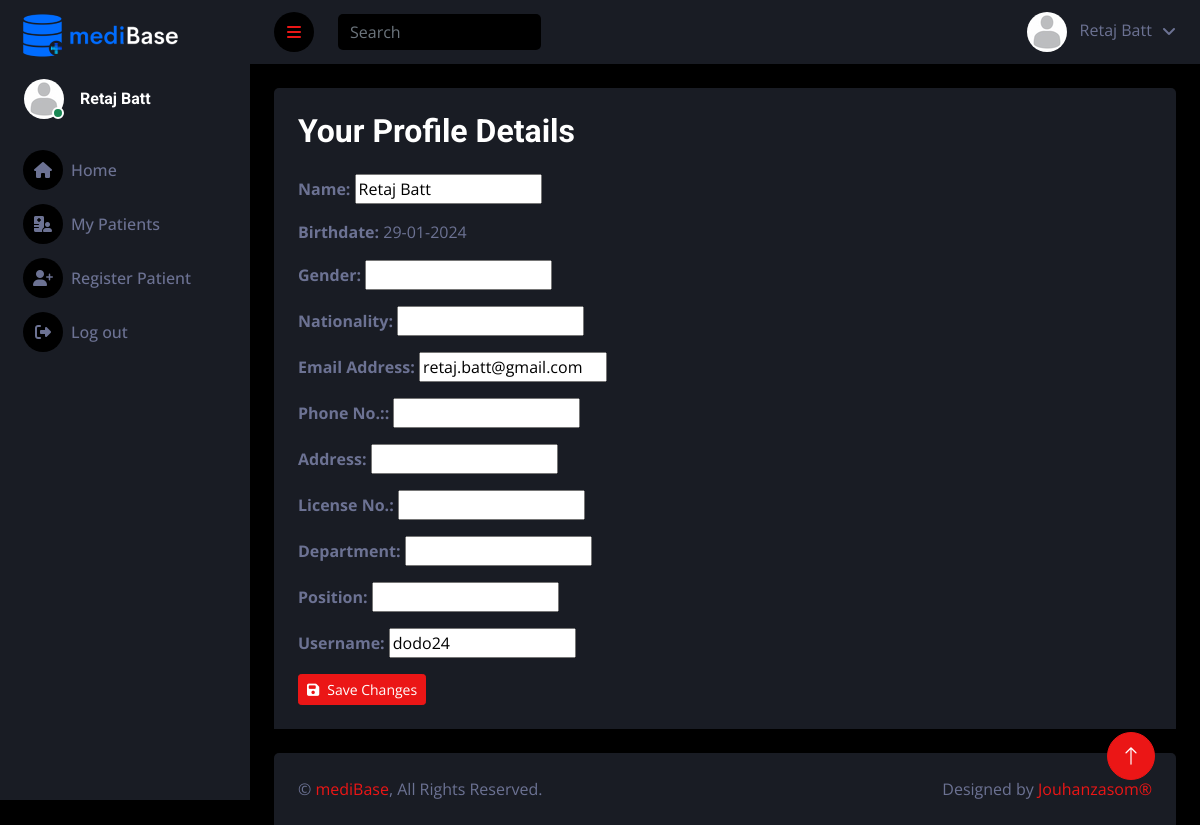
The page /mediBase-Portal/my-profile.php (signed in) on the database its author committed.
### tables this page shows
CREATE TABLE `doctors` (
  `id` int(11) NOT NULL,
  `name` varchar(50) NOT NULL,
  `birth_date` date DEFAULT NULL,
  `gender` enum('female','male','other','') DEFAULT NULL,
  `nationality` varchar(25) DEFAULT NULL,
  `address` varchar(75) DEFAULT NULL,
  `mobile_phone` varchar(25) DEFAULT NULL,
  `email` varchar(50) NOT NULL,
  `license_no` varchar(10) DEFAULT NULL,
  `department` varchar(50) DEFAULT NULL,
  `position` varchar(30) DEFAULT NULL,
  `username` varchar(25) NOT NULL,
  `password` char(255) NOT NULL
);

### mediBase-Portal/my-profile.php (the view, shortened to what this page needs)
<?php
include("../connection.php");
if (isset($_SESSION["loggedin"]) && $_SESSION["loggedin"] === true) {
    $doctor_id = $_SESSION["id"];
}
$name_sql = "SELECT name, department FROM doctors WHERE id = $doctor_id";
$name_result = $conn->query($name_sql);
if ($name_result && $name_result->num_rows > 0) {
    $row = $name_result->fetch_assoc();
    $doctor_name = $row["name"];
}
$doc_sql = "SELECT * FROM `doctors` WHERE id = $doctor_id";
$doc_result = mysqli_query($conn, $doc_sql);
if ($doctor_info = mysqli_fetch_assoc($doc_result)) {
    $doctor_info = $doctor_info;
}
?>
<!DOCTYPE html>
<html lang="en">
<head>
    <link href="https://cdnjs.cloudflare.com/ajax/libs/font-awesome/6.5.1/css/all.min.css" rel="stylesheet">
    <link href="https://cdn.jsdelivr.net/npm/bootstrap-icons@1.4.1/font/bootstrap-icons.css" rel="stylesheet">
    <link href="lib/owlcarousel/assets/owl.carousel.min.css" rel="stylesheet">
    <link href="lib/tempusdominus/css/tempusdominus-bootstrap-4.min.css" rel="stylesheet" />
    <link href="css/bootstrap.min.css" rel="stylesheet">
    <link href="css/style.css" rel="stylesheet">
</head>
<body>
    <div class="container-fluid position-relative d-flex p-0">
        <div class="sidebar pe-4 pb-3">
            <nav class="navbar bg-secondary navbar-dark">
                <a href="index.php" class="navbar-brand mx-4 mb-3">
                    <img src="img/logo.png" alt="mediBase logo" style="margin-left: -5%;">
                </a>
                <div class="d-flex align-items-center ms-4 mb-4">
                    <div class="position-relative">
                        <img class="rounded-circle" src="img/user.jpg" alt="" style="width: 40px; height: 40px;">
                        <div class="bg-success rounded-circle border border-2 border-white position-absolute end-0 bottom-0 p-1"></div>
                    </div>
                    <div class="ms-3">
                        <h6 class="mb-0"><?php echo $doctor_name; ?></h6>
                    </div>
                </div>
                <div class="navbar-nav w-100">
                    <a href="index.php" class="nav-item nav-link"><i class="fa fa-house me-2"></i>Home</a>
                    <a href="patients.php" class="nav-item nav-link"><i class="fa fa-hospital-user me-2"></i>My Patients</a>
                    <a href="patient-registration.php" class="nav-item nav-link"><i class="fa fa-user-plus me-2"></i>Register Patient</a>
                    <a href="signin.php" class="nav-item nav-link"><i class="fa fa-right-from-bracket me-2"></i>Log out</a>
                </div>
            </nav>
        </div>
        <div class="content">
            <nav class="navbar navbar-expand bg-secondary navbar-dark sticky-top px-4 py-0">
                <a href="#" class="sidebar-toggler flex-shrink-0">
                    <i class="fa fa-bars"></i>
                </a>
                <form class="d-none d-md-flex ms-4">
                    <input class="form-control bg-dark border-0" type="search" placeholder="Search">
                </form>
                <div class="navbar-nav align-items-center ms-auto">
                    <div class="nav-item dropdown">
                        <a href="#" class="nav-link dropdown-toggle" data-bs-toggle="dropdown">
                            <img class="rounded-circle me-lg-2" src="img/user.jpg" alt="" style="width: 40px; height: 40px;">
                            <span class="d-none d-lg-inline-flex"><?php echo $doctor_name; ?></span>
                        </a>
                    </div>
                </div>
            </nav>
            <div class="container-fluid pt-4 px-4">
                <div class="bg-secondary rounded-top p-4">
                    <h2 class="mb-4">Your Profile Details</h2>
                    <form action="<?php htmlspecialchars($_SERVER["PHP_SELF"]) ?>" method="post">
                        <p><strong>Name: </strong><input type="text" name="name" class="doctor-editable-field" value="<?php echo htmlspecialchars($doctor_info['name']); ?>"></p>
                        <p><strong>Birthdate: </strong><span name="birth_date"><?php
                                                                                $dateObject = new DateTime($doctor_info['birth_date']);
                                                                                $formattedDate = $dateObject->format('d-m-Y');
                                                                                echo htmlspecialchars($formattedDate); ?></span></p></span></p>
                        <p><strong>Gender: </strong><input type="text" name="gender" class="doctor-editable-field" value="<?php echo htmlspecialchars($doctor_info['gender']); ?>"></p>
                        <p><strong>Nationality: </strong><input type="text" name="nationality" class="doctor-editable-field" value="<?php echo htmlspecialchars($doctor_info['nationality']); ?>"></p>
                        <p><strong>Email Address: </strong><input type="email" name="email" class="doctor-editable-field" value="<?php echo htmlspecialchars($doctor_info['email']); ?>" style=" width: 22%;"></p>
                        <p><strong>Phone No.:: </strong><input type="tel" name="mobile_phone" class="doctor-editable-field" value=" <?php echo htmlspecialchars($doctor_info['mobile_phone']); ?>"></p>
                        <p><strong>Address: </strong><input type="text" name="address" class="doctor-editable-field" value="<?php echo htmlspecialchars($doctor_info['address']); ?>"></span></p>
                        <p><strong>License No.: </strong><input type="text" name="license_no" class="doctor-editable-field" value="<?php echo htmlspecialchars($doctor_info['license_no']); ?>"></p>
                        <p><strong>Department: </strong><input type="text" name="department" class="doctor-editable-field" value="<?php echo htmlspecialchars($doctor_info['department']); ?>"></p>
                        <p><strong>Position: </strong><input type="text" name="position" class="doctor-editable-field" value="<?php echo htmlspecialchars($doctor_info['position']); ?>"></p>
                        <p><strong>Username: </strong><input type="text" name="username" class="doctor-editable-field" value="<?php echo htmlspecialchars($doctor_info['username']); ?>"></p>
                        <button type="submit" class="btn btn-sm btn-primary" id="updateDoctorProfile" name="update_doctor_profile"><i class="fa fa-save me-2"></i>Save Changes</button>
                    </form>
                </div>
            </div>
            <div class="container-fluid pt-4 px-4">
                <div class="bg-secondary rounded-top p-4">
                    <div class="row">
                        <div class="col-12 col-sm-6 text-center text-sm-start">
                            &copy; <a href="#">mediBase</a>, All Rights Reserved.
                        </div>
                        <div class="col-12 col-sm-6 text-center text-sm-end">
                            Designed by <a href="https://github.com/so-mb/mediBase">Jouhanzasom&reg;</a>
                        </div>
                    </div>
                </div>
            </div>
        </div>
        <a href="#" class="btn btn-lg btn-primary btn-lg-square back-to-top"><i class="bi bi-arrow-up"></i></a>
    </div>
</body>
</html>

### mediBase-Portal/css/style.css (style rules this page uses)
:root { --primary: #EB1616; --secondary: #191C24; --light: #6C7293; --dark: #000000; }
.back-to-top { position: fixed; display: none; right: 45px; bottom: 45px; z-index: 99; }
.btn { transition: .5s; }
.btn-lg-square { width: 48px; height: 48px; }
.btn-square, .btn-sm-square, .btn-lg-square { padding: 0; display: inline-flex; align-items: center; justify-content: center; font-weight: normal; border-radius: 50px; }
.sidebar { position: fixed; top: 0; left: 0; bottom: 0; width: 250px; height: 100vh; overflow-y: auto; background: var(--secondary); transition: 0.5s; z-index: 999; }
.content { margin-left: 250px; min-height: 100vh; background: var(--dark); transition: 0.5s; }
@media (min-width: 992px) { .sidebar { margin-left: 0; } }
@media (min-width: 992px) { .content { width: calc(100% - 250px); } }
.sidebar .navbar .navbar-nav .nav-link { padding: 7px 20px; color: var(--light); font-weight: 500; border-left: 3px solid var(--secondary); border-radius: 0 30px 30px 0; outline: none; }
.sidebar .navbar .navbar-nav .nav-link i { width: 40px; height: 40px; display: inline-flex; align-items: center; justify-content: center; background: var(--dark); border-radius: 40px; }
.content .navbar .navbar-nav .nav-link { margin-left: 25px; padding: 12px 0; color: var(--light); outline: none; }
.content .navbar .sidebar-toggler, .content .navbar .navbar-nav .nav-link i { width: 40px; height: 40px; display: inline-flex; align-items: center; justify-content: center; background: var(--dark); border-radius: 40px; }
.content .navbar .dropdown-toggle::after { margin-left: 6px; vertical-align: middle; border: none; content: "\f107"; font-family: "Font Awesome 5 Free"; font-weight: 900; transition: .5s; }

### rows shown on the page
doctors: name "Retaj Batt", birth_date "29-01-2024", email "retaj.batt@gmail.com", username "dodo24"
